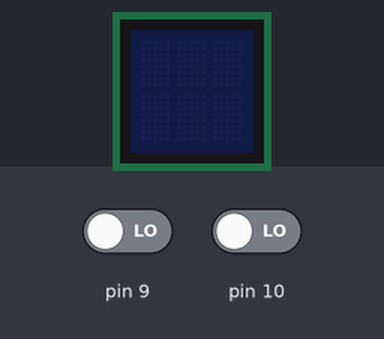
This sketch was run on a simulated Arduino Uno, built with avr-gcc and run on an emulated ATmega328P. Shown: 3×2 character LCD. The inputs (shaded band) are chosen by the test bench; at power-on: pin 9 LOW, pin 10 LOW.

Above: at 1.2 s.
1.3 s: pin 9 driven HIGH
At 2.2 s:
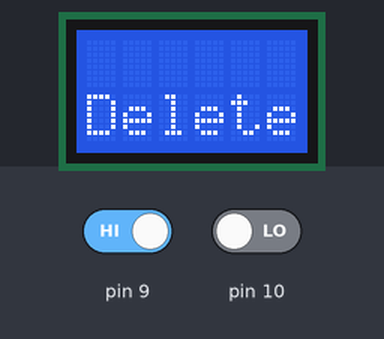
2.8 s: pin 10 driven HIGH
At 2.88 s:
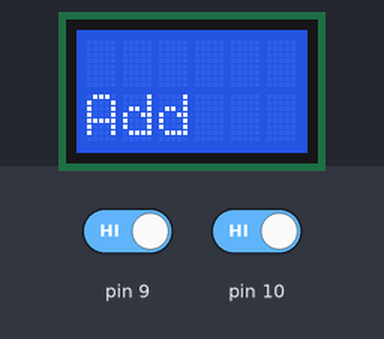
5.8 s: pin 9 driven LOW
At 6.9 s:
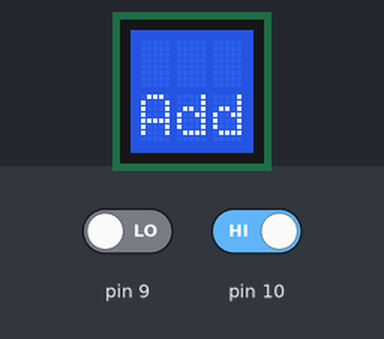
Timing chart, 0 to 8.8 s (numbered marks = the images above; inputs shaded):
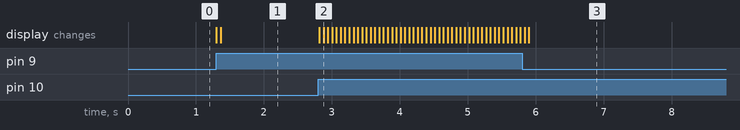

The sketch:

game_9.ino
```cpp
#include <LiquidCrystal.h>

int val_1 = 0;
int val_2 = 0;

LiquidCrystal lcd(12, 11, 5, 4, 3, 2);

void setup() {
  pinMode(10,INPUT);
  pinMode(9,INPUT);

}

void loop() {
    val_1 = digitalRead(10);
  if(val_1 == HIGH){
    lcd.begin(3, 2);
    lcd.setCursor(0, 1);
    lcd.print("Add");
    }
   val_2 = digitalRead(9);
  if(val_2 == HIGH){
    lcd.begin(6, 2);
    lcd.setCursor(0, 1);
    lcd.print("Delete");
    }
}
```

Measured:
- after the input at 1.3 s, the display: first changes at once (image 1 shows a later state)
- after the input at 2.8 s, the display: first changes at once (image 2 shows a later state)
- after the input at 5.8 s, the display: first differs from a run without the input after 0.10 s (image 3)
